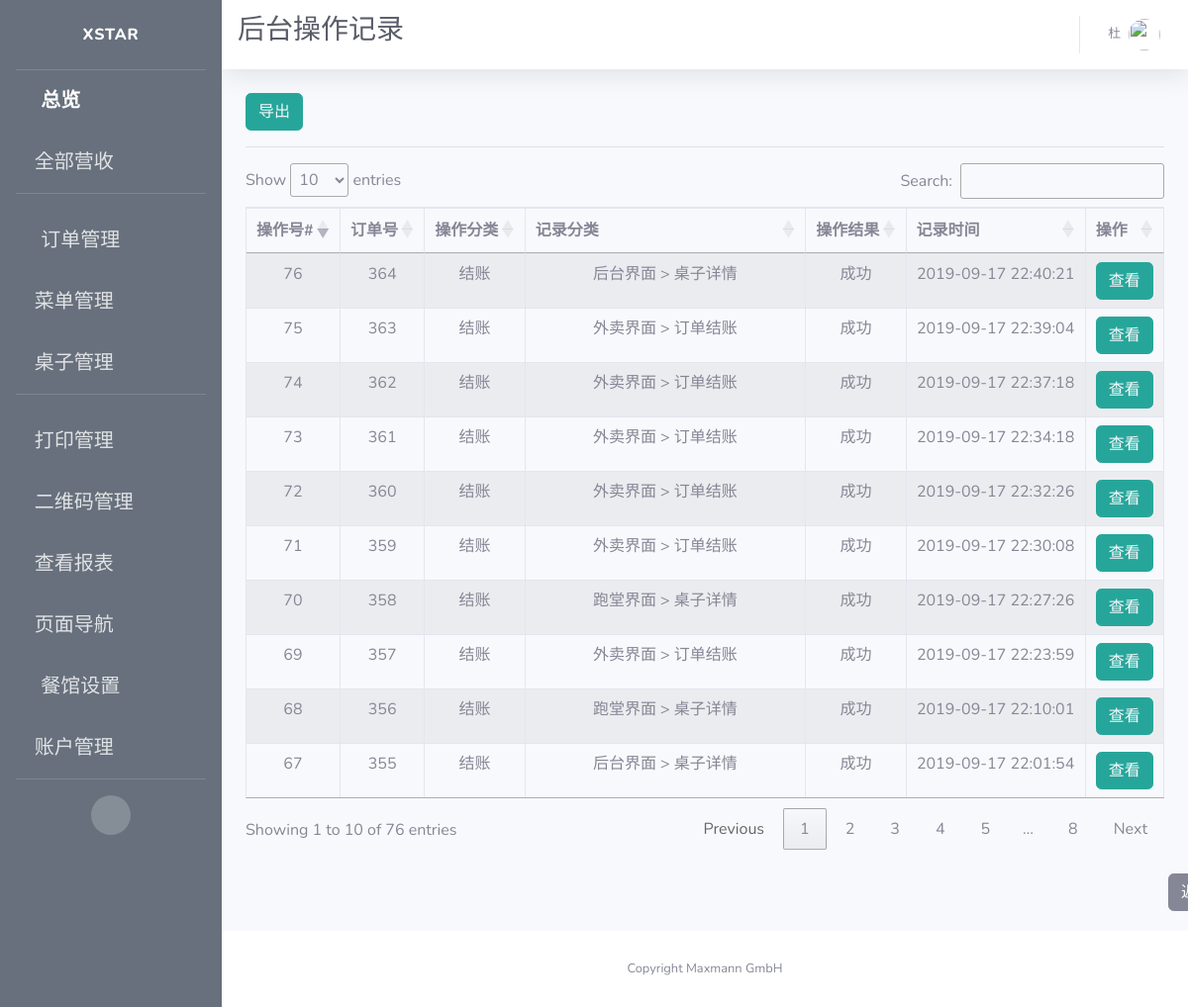
Before: /view/logs (signed in) with the older database file.
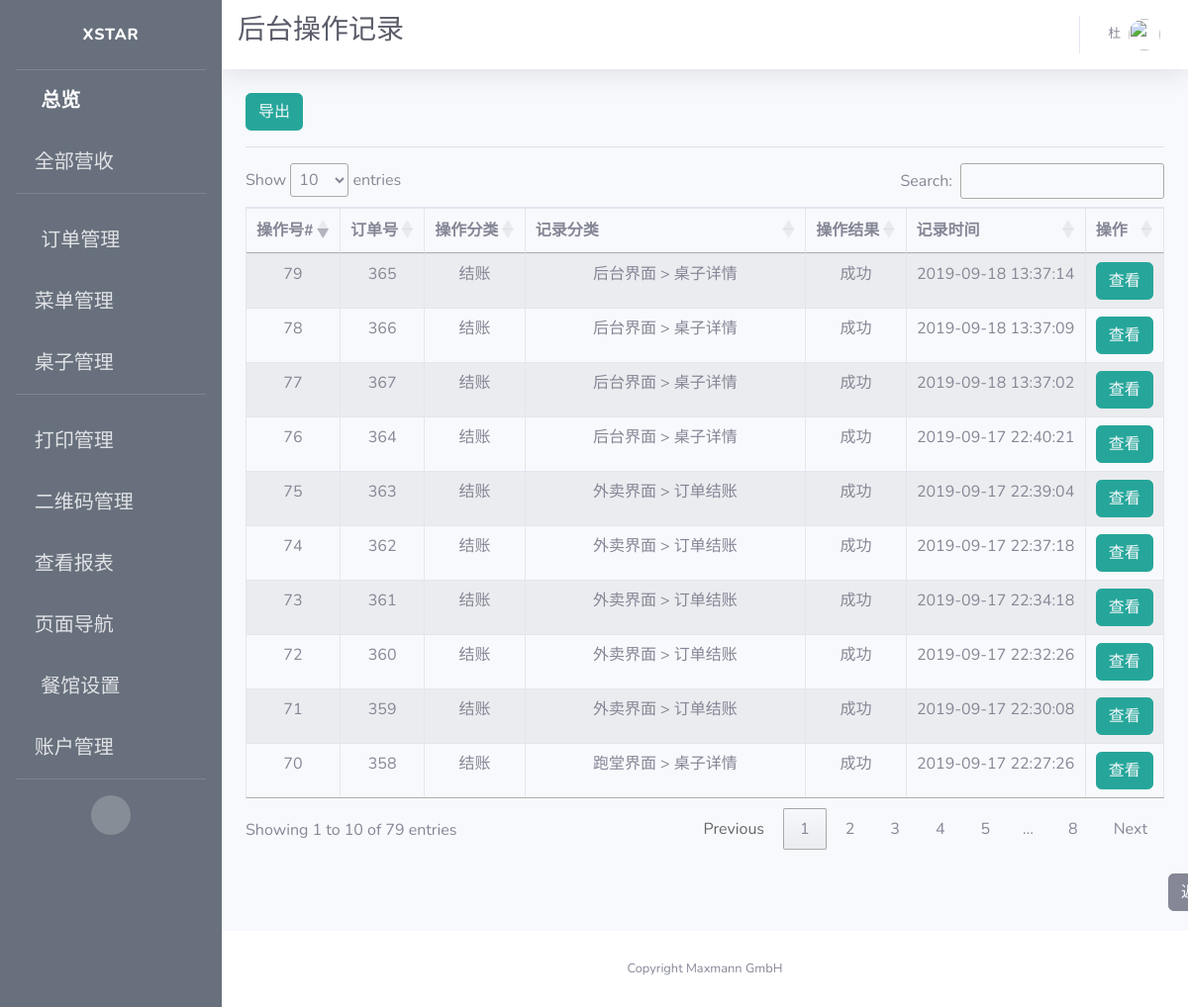
After: the same page with the newer database file.
### app/models.py (models this page shows)
class Log(db.Model):
    id = db.Column(db.Integer, primary_key=True, unique=True, index=True)
    order_id = db.Column(db.Integer)
    operation = db.Column(db.String(100))
    page = db.Column(db.String(100))
    desc = db.Column(db.String(2000))
    status = db.Column(db.String(500))
    time = db.Column(db.String(500))

### app/routes.py (the view)
@app.route('/view/logs')
@login_required
def view_logs():
    logs = Log.query.all()
    context = dict(referrer=request.headers.get('Referer'),
                   title=u"后台操作记录",
                   company_name=company_info.get('company_name'),
                   logs=logs)
    return render_template('view_logs.html', **context)

### app/models.py (called while the page is built)
@login.user_loader
def load_user(id):
    return User.query.get(int(id))

### app/templates/view_logs.html (shortened to what this page needs)
{% extends 'base.html' %}
{% block css %}
<link rel="stylesheet" type="text/css" href="https://cdn.datatables.net/1.10.19/css/jquery.dataTables.css">
<link rel="stylesheet" type="text/css" href="https://cdnjs.cloudflare.com/ajax/libs/twitter-bootstrap/4.1.3/css/bootstrap.css">
<link rel="stylesheet" type="text/css" href="https://cdn.datatables.net/1.10.19/css/dataTables.bootstrap4.min.css">
{% endblock %}
{% block title %}
<h1 class="h3 mb-2 text-gray-800">{{title}}</h1>
<br>
{% endblock %}
{% block content %}
<button type="button" class="btn btn-info" style="border-color:#26a69a; background-color:#26a69a;">
  <a style="color: rgb(247, 249, 252)" href={{ url_for('export_log') }} >
     导出
  </a>
</button>
<hr>
<div class="row">
  <div class="col-sm-12">
    <table id="example" class="table table-striped table-bordered">
      <thead>
        <tr>
          <th>操作号#</th>
          <th>订单号</th>
          <th>操作分类</th>
          <th>记录分类</th>
          <th>操作结果</th>
          <th>记录时间</th>
          <th>操作</th>
        </tr>
      </thead>
      <tbody>
        {% for log in logs %}
        <tr>
            <td>{{ log.id }}</td>
            <td>{{log.order_id}}</td>
            <td>{{log.operation}}</td>
            <td>{{log.page}}</td>
            <td>{{log.status}}</td>
            <td>{{log.time.split(".")[0]}}</td>
            <td style="text-align:center">
              <span>
                <button type="button" class="btn btn-info" style="border-color:#26a69a; background-color:#26a69a;">
                  <a style="color: rgb(247, 249, 252)" href={{ url_for('view_log', log_id=log.id) }}>
                    查看
                  </a>
                </button>
              </span>
            </td>
        </tr>
        {% endfor %}
      </tbody>
    </table>
    </div>
</div>
<br>
<button type="button" class="btn btn-secondary" id="back">
  <a style="color: rgb(247, 249, 252)" href={{ referrer }}>
    返回
</button>
{% endblock %}

Changed rows visible on the page:
no longer on this page (row unchanged): Log: id "67", order_id "355", operation "结账", page "后台界面 > 桌子详情", status "成功", time "2019-09-17 22:01:54"
no longer on this page (row unchanged): Log: id "68", order_id "356", operation "结账", page "跑堂界面 > 桌子详情", status "成功", time "2019-09-17 22:10:01"
no longer on this page (row unchanged): Log: id "69", order_id "357", operation "结账", page "外卖界面 > 订单结账", status "成功", time "2019-09-17 22:23:59"
added Log: id "77", order_id "367", operation "结账", page "后台界面 > 桌子详情", status "成功", time "2019-09-18 13:37:02"
added Log: id "78", order_id "366", operation "结账", page "后台界面 > 桌子详情", status "成功", time "2019-09-18 13:37:09"
added Log: id "79", order_id "365", operation "结账", page "后台界面 > 桌子详情", status "成功", time "2019-09-18 13:37:14"
Other visible differences:
text written by a page script: "Show entries Search: Showing 1 to 10 of 76 entries Previous 1 2 3 4 5 … 8 Next" → "Show entries Search: Showing 1 to 10 of 79 entries Previous 1 2 3 4 5 … 8 Next"
